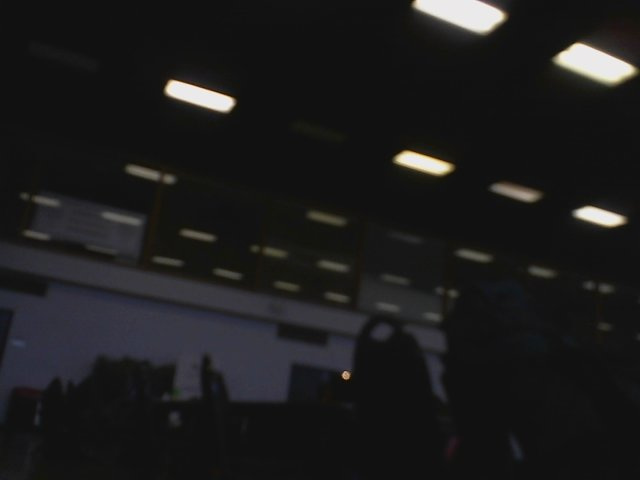

Reproduce this figure in Python.
import pygame
import pygame.camera

pygame.camera.init()
cam = pygame.camera.Camera("/dev/video0", (640,480))
cam.start()
img = cam.get_image()
pygame.image.save(img, "test.jpg")
